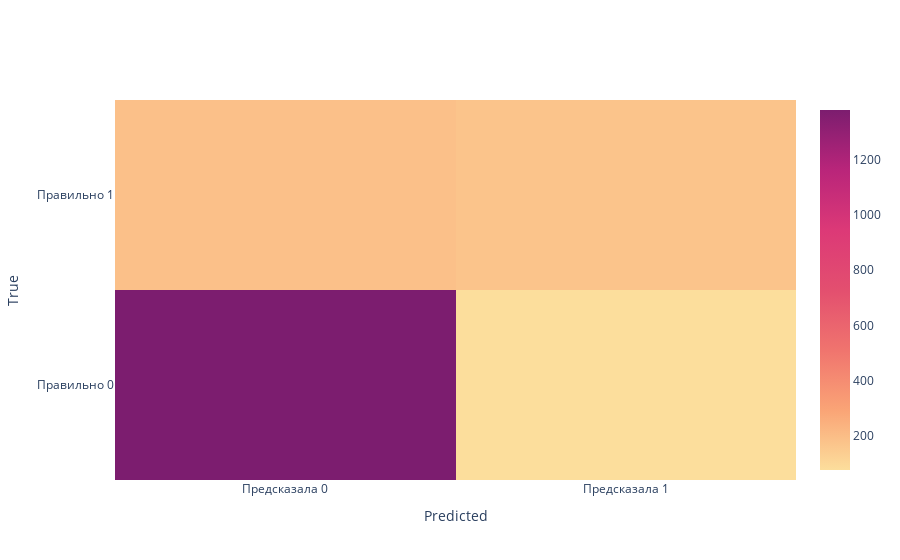

The notebook cell saved with this chart:
### Markdown cell above
Мы добились показателя f1-меры в 0.57, когда как auc_roc стала 0.81, что тоже неплохо это и видно по графику. Теперь посмотрим на ConfusionMatrix, чтобы сделать окончательные выводы.

### Code cell
pred_dtc = best_model_dtc.predict(features_valid)
cm = confusion_matrix(target_valid, pred_dtc)

fig = go.Figure(data=go.Heatmap(
        z=cm,
        x=['Предсказала 0', 'Предсказала 1'],
        y=['Правильно 0', 'Правильно 1'],
        colorscale='sunsetdark'
    ))

fig.update_layout(
    xaxis_title="Predicted",
    yaxis_title="True"
)

fig.show()

### Figure 1 — Plotly figure (JSON) as saved in the notebook; plotly's stock layout.template omitted (floating-point values rounded to 4 significant figures)
{"data": [{"colorscale": [[0, "rgb(252, 222, 156)"], [0.1667, "rgb(250, 164, 118)"], [0.3333, "rgb(240, 116, 110)"], [0.5, "rgb(227, 79, 111)"], [0.6667, "rgb(220, 57, 119)"], [0.8333, "rgb(185, 37, 122)"], [1, "rgb(124, 29, 111)"]], "type": "heatmap", "x": ["Предсказала 0", "Предсказала 1"], "y": ["Правильно 0", "Правильно 1"], "z": [[1380, 77], [188, 173]]}], "layout": {"xaxis": {"title": {"text": "Predicted"}}, "yaxis": {"title": {"text": "True"}}}}
